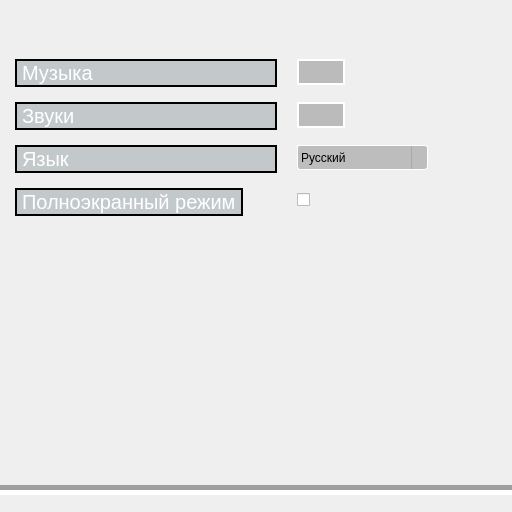
<?xml version="1.0" encoding="UTF-8"?>
<ui version="4.0">
 <class>Settings</class>
 <widget class="QWidget" name="Settings">
  <property name="enabled">
   <bool>true</bool>
  </property>
  <property name="geometry">
   <rect>
    <x>0</x>
    <y>0</y>
    <width>512</width>
    <height>512</height>
   </rect>
  </property>
  <property name="maximumSize">
   <size>
    <width>512</width>
    <height>512</height>
   </size>
  </property>
  <property name="palette">
   <palette>
    <active>
     <colorrole role="Highlight">
      <brush brushstyle="SolidPattern">
       <color alpha="255">
        <red>129</red>
        <green>61</green>
        <blue>156</blue>
       </color>
      </brush>
     </colorrole>
    </active>
    <inactive>
     <colorrole role="Highlight">
      <brush brushstyle="SolidPattern">
       <color alpha="255">
        <red>129</red>
        <green>61</green>
        <blue>156</blue>
       </color>
      </brush>
     </colorrole>
    </inactive>
    <disabled/>
   </palette>
  </property>
  <property name="windowTitle">
   <string>Настройки</string>
  </property>
  <property name="autoFillBackground">
   <bool>false</bool>
  </property>
  <property name="styleSheet">
   <string notr="true">QWidget {
	background-image: url(:/bg/resourses/images/settings-bg.jpg);
}

QPushButton {
    font-family: 'Impact', fantasy;
    font: 15px;
    padding: 2px 2px;
    position: relative;
    border: 2px solid white;
    border-radius: 15px;
    background: rgb(187, 187, 187);
}

QPushButton:hover {
    background: rgb(226,226,226);
}


QPushButton:pressed {
    background: rgb(151,151,151);
}

QLabel {
	background: rgba(151, 162, 165, 0.5);
	border: 2px solid rgb(70, 105, 115);
    font-family: system-ui;
    font: 20px;
    border: 2px solid black;
    color: white;
}

QComboBox {
    font-family: system-ui;
    border: 1px solid white;
    border-radius: 3px;
    padding: 1px 18px 1px 3px;
    background: rgb(189,189,189);
    min-width: 6em;
}

QComboBox:!editable, QComboBox::drop-down:editable {
    background: qlineargradient(x1: 0, y1: 0, x2: 0, y2: 1,
                                stop: 0 #E1E1E1, stop: 0.4 #DDDDDD,
                                stop: 0.5 #D8D8D8, stop: 1.0 #D3D3D3);
}

QComboBox:!editable:on, QComboBox::drop-down:editable:on {
    background: qlineargradient(x1: 0, y1: 0, x2: 0, y2: 1,
                                stop: 0 #D3D3D3, stop: 0.4 #D8D8D8,
                                stop: 0.5 #DDDDDD, stop: 1.0 #E1E1E1);
}

QComboBox:on {
    padding-top: 3px;
    padding-left: 6px;
}

QComboBox::drop-down {
    width: 15px;
    border-left-width: 1px;
    border-left-color: darkgray;
    border-left-style: solid; 
}

QCheckBox {
    margin: 5px 5px 5px 0px;
 }

 QCheckBox::indicator {
     width: 13px;
     height: 13px;
 }
</string>
  </property>
  <widget class="QWidget" name="formLayoutWidget">
   <property name="geometry">
    <rect>
     <x>-10</x>
     <y>-1</y>
     <width>541</width>
     <height>521</height>
    </rect>
   </property>
   <layout class="QFormLayout" name="formLayout">
    <property name="sizeConstraint">
     <enum>QLayout::SetDefaultConstraint</enum>
    </property>
    <property name="fieldGrowthPolicy">
     <enum>QFormLayout::ExpandingFieldsGrow</enum>
    </property>
    <property name="formAlignment">
     <set>Qt::AlignLeading|Qt::AlignLeft|Qt::AlignTop</set>
    </property>
    <property name="horizontalSpacing">
     <number>20</number>
    </property>
    <property name="verticalSpacing">
     <number>15</number>
    </property>
    <property name="leftMargin">
     <number>25</number>
    </property>
    <property name="topMargin">
     <number>60</number>
    </property>
    <property name="rightMargin">
     <number>1</number>
    </property>
    <item row="2" column="1">
     <widget class="QComboBox" name="LanguageModeButton">
      <property name="minimumSize">
       <size>
        <width>131</width>
        <height>25</height>
       </size>
      </property>
      <property name="maximumSize">
       <size>
        <width>125</width>
        <height>25</height>
       </size>
      </property>
      <item>
       <property name="text">
        <string>Русский</string>
       </property>
      </item>
      <item>
       <property name="text">
        <string>Английский</string>
       </property>
      </item>
     </widget>
    </item>
    <item row="3" column="1">
     <widget class="QCheckBox" name="screenModeButton">
      <property name="sizePolicy">
       <sizepolicy hsizetype="Fixed" vsizetype="Fixed">
        <horstretch>0</horstretch>
        <verstretch>0</verstretch>
       </sizepolicy>
      </property>
      <property name="minimumSize">
       <size>
        <width>20</width>
        <height>20</height>
       </size>
      </property>
      <property name="autoFillBackground">
       <bool>false</bool>
      </property>
      <property name="text">
       <string/>
      </property>
      <property name="iconSize">
       <size>
        <width>20</width>
        <height>20</height>
       </size>
      </property>
      <property name="tristate">
       <bool>false</bool>
      </property>
     </widget>
    </item>
    <item row="2" column="0">
     <widget class="QLabel" name="label">
      <property name="minimumSize">
       <size>
        <width>262</width>
        <height>0</height>
       </size>
      </property>
      <property name="text">
       <string>Язык</string>
      </property>
     </widget>
    </item>
    <item row="1" column="0">
     <widget class="QLabel" name="label_3">
      <property name="minimumSize">
       <size>
        <width>262</width>
        <height>0</height>
       </size>
      </property>
      <property name="text">
       <string>Звуки</string>
      </property>
     </widget>
    </item>
    <item row="3" column="0">
     <widget class="QLabel" name="label_4">
      <property name="text">
       <string>Полноэкранный режим</string>
      </property>
     </widget>
    </item>
    <item row="0" column="0">
     <widget class="QLabel" name="label_2">
      <property name="sizePolicy">
       <sizepolicy hsizetype="Expanding" vsizetype="Preferred">
        <horstretch>0</horstretch>
        <verstretch>0</verstretch>
       </sizepolicy>
      </property>
      <property name="minimumSize">
       <size>
        <width>262</width>
        <height>0</height>
       </size>
      </property>
      <property name="maximumSize">
       <size>
        <width>96</width>
        <height>16777215</height>
       </size>
      </property>
      <property name="text">
       <string>Музыка</string>
      </property>
     </widget>
    </item>
    <item row="0" column="1">
     <widget class="QPushButton" name="musicModeButton">
      <property name="sizePolicy">
       <sizepolicy hsizetype="Fixed" vsizetype="Fixed">
        <horstretch>0</horstretch>
        <verstretch>0</verstretch>
       </sizepolicy>
      </property>
      <property name="layoutDirection">
       <enum>Qt::LeftToRight</enum>
      </property>
      <property name="styleSheet">
       <string notr="true"/>
      </property>
      <property name="text">
       <string/>
      </property>
      <property name="icon">
       <iconset theme="audio-volume-high"/>
      </property>
     </widget>
    </item>
    <item row="1" column="1">
     <widget class="QPushButton" name="soundModeButton">
      <property name="sizePolicy">
       <sizepolicy hsizetype="Fixed" vsizetype="Fixed">
        <horstretch>0</horstretch>
        <verstretch>0</verstretch>
       </sizepolicy>
      </property>
      <property name="text">
       <string/>
      </property>
      <property name="icon">
       <iconset theme="audio-volume-high"/>
      </property>
     </widget>
    </item>
   </layout>
  </widget>
  <widget class="Line" name="line">
   <property name="geometry">
    <rect>
     <x>-10</x>
     <y>480</y>
     <width>531</width>
     <height>20</height>
    </rect>
   </property>
   <property name="lineWidth">
    <number>5</number>
   </property>
   <property name="orientation">
    <enum>Qt::Horizontal</enum>
   </property>
  </widget>
 </widget>
 <resources/>
 <connections/>
</ui>
